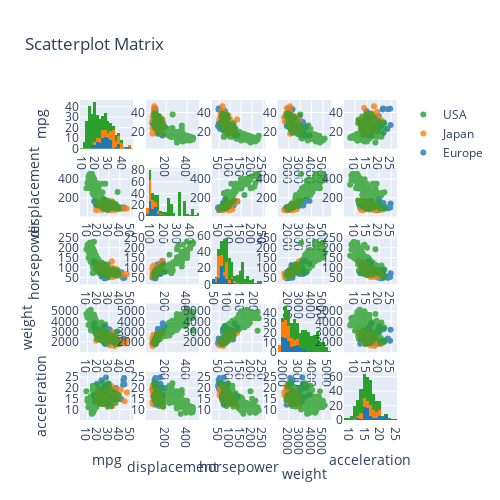

The code cell stored with this chart in its notebook:
### Markdown cell above
### Exercise 1.2 - Pairplot (10 points)
Generate a pairplot(a.k.a. scatter plot matrix) of the given dataset. <br >
After generating the plot, answer the following question: <br >
**If we are using ``horsepower`` to predict ``mpg``, which method could lead to the best performance? (Linear Regression, Polynomial Regression, or Logistic Regression) Explain why.**

Note that there is no requirement on the diagonals. You can leave empty or use other representations based on your preference. However, having ``origin``-based grouped data distributions on the diagonals effectively helps you answer some questions in the later exercises.   

Requirements
 - The points should be colored based on the column ``origin``.

### Code cell
figure = ff.create_scatterplotmatrix(data_dist, diag='histogram', index='origin', opacity=.8)
figure.show()
